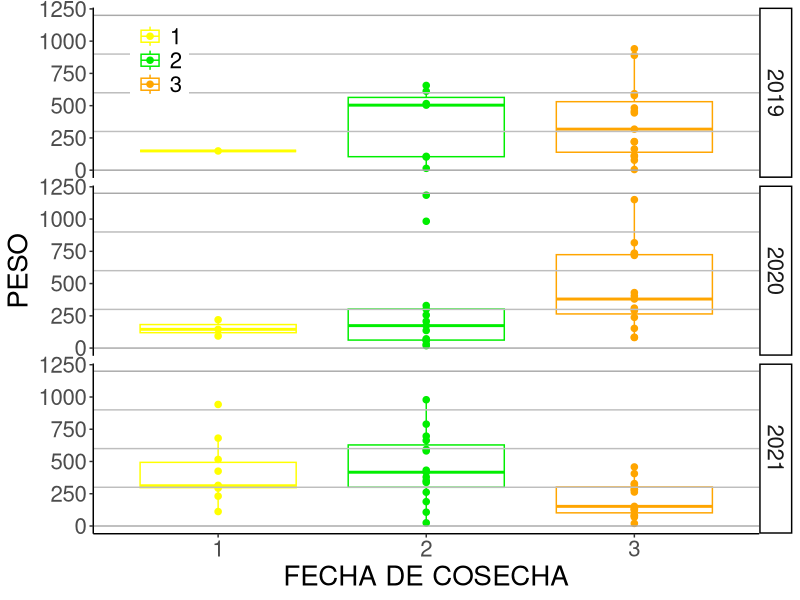
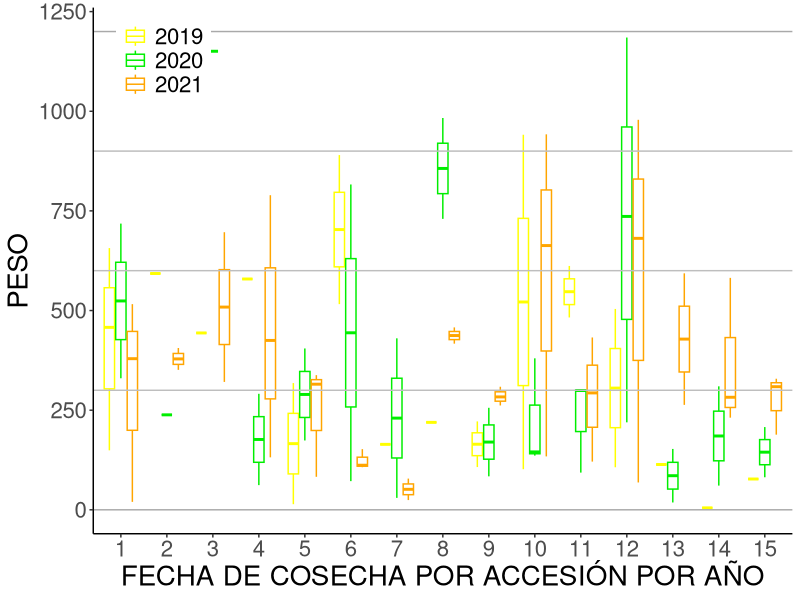
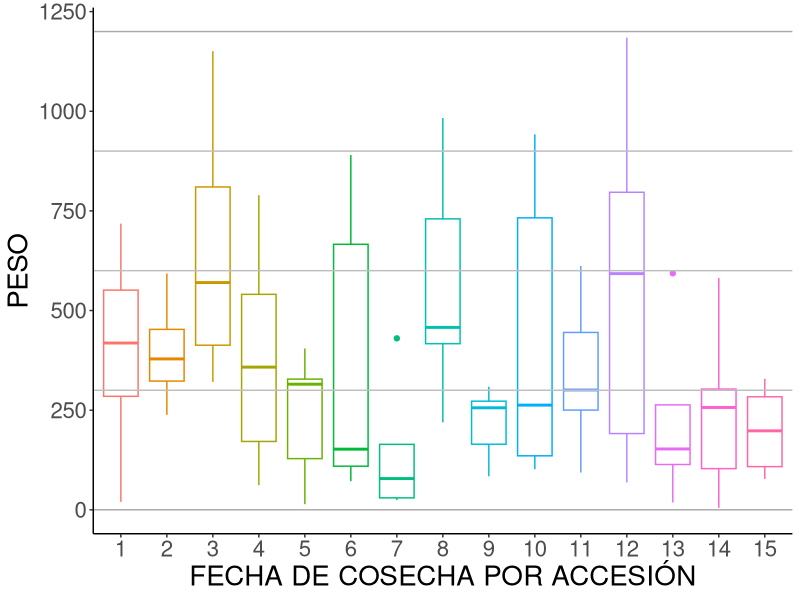
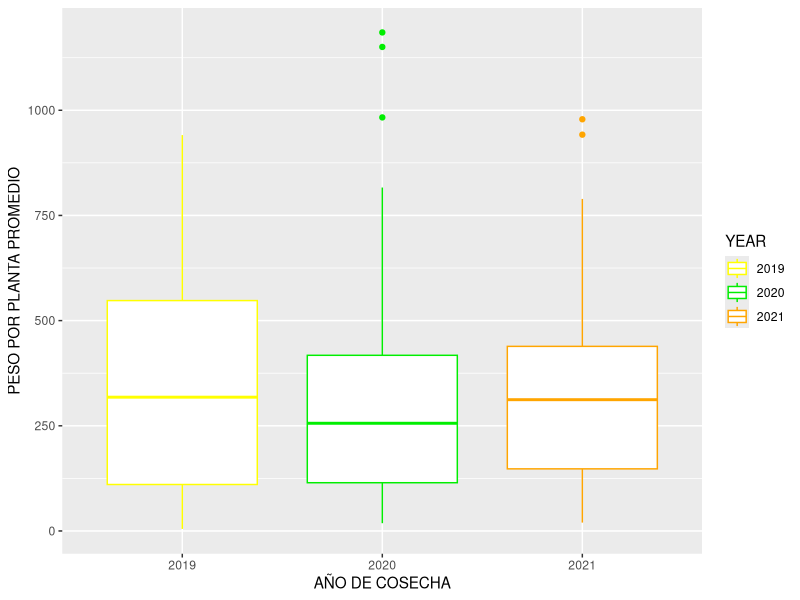

Recreate these plots in R, in order.
## ---- chunk 1
knitr::opts_chunk$set(warning = FALSE, message = FALSE, echo = FALSE)

data<-read.delim("rendmor.txt")
attach(data)
names(data)
str(data)
data$YEAR<-as.factor(YEAR)
data$ACC<-as.factor(ACC)
data$WEEK<-as.factor(WEEK)
data$WEEK<-factor(data$WEEK,levels=c("1", "2","3"))
data$DATE<-as.Date(DATE, format="%m/%d/%y")
data$N<-as.numeric(N)
attach(data)

## ---- chunk 2
knitr::opts_chunk$set(warning = FALSE, message = FALSE, echo = FALSE) 
library(ggplot2)
f1<-ggplot(data=data, aes(x=WEEK, y=P, color=WEEK)) +
  geom_boxplot(size=.5)+
  scale_color_manual(values=c("yellow", "green2","orange"))+
  geom_point(size=3, shape=20) +
  labs(y="PESO", x="FECHA DE COSECHA")+
  theme(panel.grid.major.x = element_blank())+
  facet_grid(YEAR~.)+
  theme_classic()+
  theme(text = element_text(size=20))+
  theme(legend.title=element_blank())+
  theme(legend.position = c(0.10, 0.90))+
  geom_hline(aes(yintercept=0), color="darkgrey")+
  geom_hline(aes(yintercept=300), color="grey")+
  geom_hline(aes(yintercept=600), color="grey")+
  geom_hline(aes(yintercept=900), color="grey")+
  geom_hline(aes(yintercept=1200), color="darkgrey")
f1

## ---- chunk 3
knitr::opts_chunk$set(warning = FALSE, message = FALSE, echo = FALSE) 
f2<-ggplot(data=data, aes(x=ACC, y=P, color=YEAR)) +
  geom_boxplot(size=.5)+
  scale_color_manual(values=c("yellow", "green2","orange"))+
  labs(y="PESO", x="FECHA DE COSECHA POR ACCESIÓN POR AÑO")+
  theme(panel.grid.major.x = element_blank())+
  theme_classic()+
  theme(text = element_text(size=20))+
  theme(legend.title=element_blank())+
  theme(legend.position = c(0.10, 0.90))+
  geom_hline(aes(yintercept=0), color="darkgrey")+
  geom_hline(aes(yintercept=300), color="grey")+
  geom_hline(aes(yintercept=600), color="grey")+
  geom_hline(aes(yintercept=900), color="grey")+
  geom_hline(aes(yintercept=1200), color="darkgrey")
f2

## ---- chunk 4
knitr::opts_chunk$set(warning = FALSE, message = FALSE, echo = FALSE) 
f3<-ggplot(data=data, aes(x=ACC, y=P, color=ACC)) +
  geom_boxplot(size=.5)+
  labs(y="PESO", x="FECHA DE COSECHA POR ACCESIÓN")+
  theme(panel.grid.major.x = element_blank())+
  theme_classic()+
  theme(text = element_text(size=20))+
  theme(legend.title=element_blank())+
  theme(legend.position = "none")+
  geom_hline(aes(yintercept=0), color="darkgrey")+
  geom_hline(aes(yintercept=300), color="grey")+
  geom_hline(aes(yintercept=600), color="grey")+
  geom_hline(aes(yintercept=900), color="grey")+
  geom_hline(aes(yintercept=1200), color="darkgrey")
f3

## ---- chunk 5
knitr::opts_chunk$set(warning = FALSE, message = FALSE, echo = FALSE) 
f4<-ggplot(data=data, aes(x=YEAR, y=P, color=YEAR)) +
  geom_boxplot(size=.5)+
  scale_color_manual(values=c("yellow", "green2","orange"))+
  labs(y="PESO POR PLANTA PROMEDIO", x="AÑO DE COSECHA")
f4
